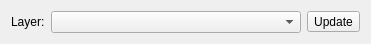
<?xml version="1.0" encoding="UTF-8"?>
<ui version="4.0">
 <class>Form</class>
 <widget class="QWidget" name="Form">
  <property name="geometry">
   <rect>
    <x>0</x>
    <y>0</y>
    <width>362</width>
    <height>43</height>
   </rect>
  </property>
  <property name="windowTitle">
   <string>Form</string>
  </property>
  <layout class="QHBoxLayout" name="horizontalLayout">
   <item>
    <widget class="QLabel" name="label">
     <property name="text">
      <string>Layer:</string>
     </property>
    </widget>
   </item>
   <item>
    <widget class="QComboBox" name="cboLayer">
     <property name="minimumSize">
      <size>
       <width>250</width>
       <height>0</height>
      </size>
     </property>
    </widget>
   </item>
   <item>
    <widget class="QToolButton" name="btnGetData">
     <property name="text">
      <string>Update</string>
     </property>
    </widget>
   </item>
  </layout>
 </widget>
 <resources/>
 <connections/>
</ui>
